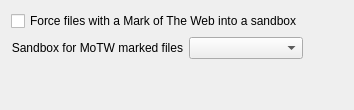
           <widget class="QWidget" name="tabForce">
            <attribute name="title">
             <string>Force Process Options</string>
            </attribute>
            <layout class="QGridLayout" name="gridLayout_43">
             <item row="0" column="0">
              <layout class="QGridLayout" name="gridLayout_30">
               <item row="1" column="1">
                <widget class="QComboBox" name="cmbMoTWSandbox">
                 <property name="editable">
                  <bool>false</bool>
                 </property>
                </widget>
               </item>
               <item row="2" column="0">
                <spacer name="verticalSpacer_22">
                 <property name="orientation">
                  <enum>Qt::Orientation::Vertical</enum>
                 </property>
                 <property name="sizeHint" stdset="0">
                  <size>
                   <width>20</width>
                   <height>40</height>
                  </size>
                 </property>
                </spacer>
               </item>
               <item row="0" column="0" colspan="2">
                <widget class="QCheckBox" name="chkSandboxMoTW">
                 <property name="text">
                  <string>Force files with a Mark of The Web into a sandbox</string>
                 </property>
                </widget>
               </item>
               <item row="1" column="2">
                <spacer name="horizontalSpacer_26">
                 <property name="orientation">
                  <enum>Qt::Orientation::Horizontal</enum>
                 </property>
                 <property name="sizeHint" stdset="0">
                  <size>
                   <width>40</width>
                   <height>20</height>
                  </size>
                 </property>
                </spacer>
               </item>
               <item row="1" column="0">
                <widget class="QLabel" name="label_32">
                 <property name="text">
                  <string>Sandbox for MoTW marked files</string>
                 </property>
                 <property name="textFormat">
                  <enum>Qt::TextFormat::PlainText</enum>
                 </property>
                 <property name="alignment">
                  <set>Qt::AlignmentFlag::AlignRight|Qt::AlignmentFlag::AlignTrailing|Qt::AlignmentFlag::AlignVCenter</set>
                 </property>
                 <property name="buddy">
                  <cstring>cmbUsbSandbox</cstring>
                 </property>
                </widget>
               </item>
              </layout>
             </item>
            </layout>
           </widget>
